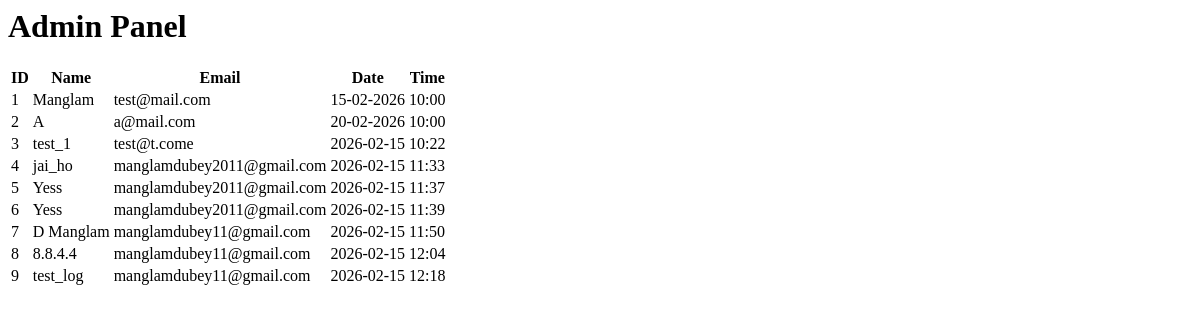
/admin, run on an earlier commit of the app's database.
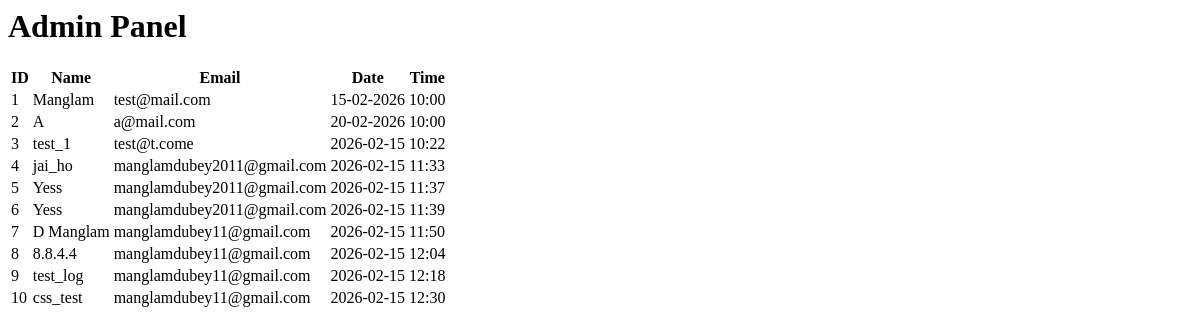
And on a later commit of the database.
### tables this page shows
CREATE TABLE bookings(
    id INTEGER PRIMARY KEY AUTOINCREMENT,
    name TEXT NOT NULL,
    email TEXT NOT NULL,
    date DATE NOT NULL,
    time TIME NOT NULL
    );

### app.py (the view)
@app.route("/admin")
def admin():
    logger.info("Admin panel viewed")
    bookings = get_all_bookings()
    return render_template("admin.html", bookings=bookings)

### db.py (called while the page is built)
def get_connection():
    return sqlite3.connect(DB_NAME)

def get_all_bookings():
    conn = get_connection()
    cursor = conn.cursor()
    cursor.execute("SELECT * FROM bookings")
    rows = cursor.fetchall()
    conn.close()
    return rows

### templates/admin.html
<div class="container">
    <h1>Admin Panel</h1>
    <table>
        <tr>
            <th>ID</th>
            <th>Name</th>
            <th>Email</th>
            <th>Date</th>
            <th>Time</th>
        </tr>
        {% for booking in bookings %}
        <tr>
            <td>{{ booking[0] }}</td>
            <td>{{ booking[1] }}</td>
            <td>{{ booking[2] }}</td>
            <td>{{ booking[3] }}</td>
            <td>{{ booking[4] }}</td>
        </tr>
        {% endfor %}
    </table>
</div>

What changed in the data, as far as the page shows it:
added bookings: id "10", name "css_test", email "manglamdubey11@gmail.com", date "2026-02-15", time "12:30"
